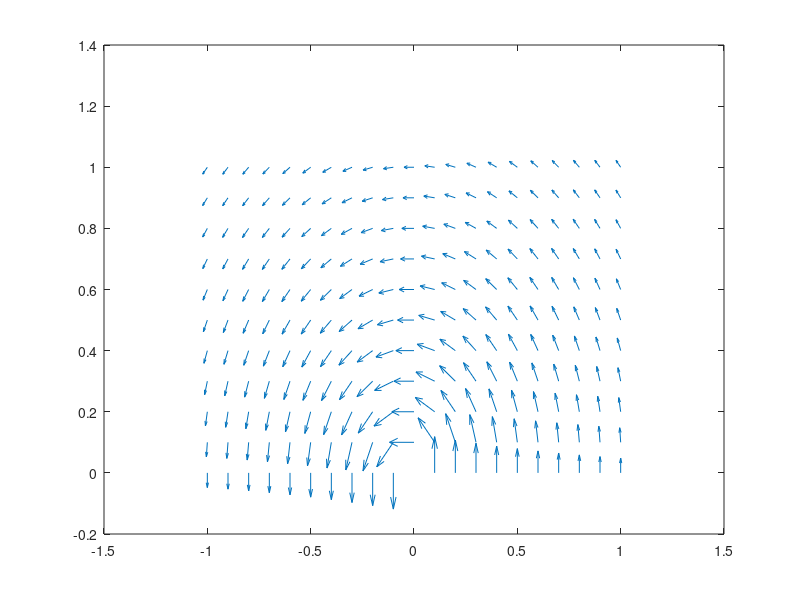

Reproduce this figure in MATLAB. (Note: this script raises an error after producing the figure.)

%b
[x,y] = meshgrid(-1:0.1:1,0:0.1:1);

J0=exp(-sqrt(x.^2+y.^2))./(sqrt(x.^2+y.^2));
Jx=-J0.*y;
Jy=J0.*x;

figure(1)
quiver(x,y,Jx,Jy);

figure(2)
streamslice(x,y,Jx,Jy);

figure(3)
streamline(x,y,Jx,Jy,x,y);

%d
H=exp(-sqrt(x.^2+y.^2));

figure(4)
surface(x,y,H);
shading interp
